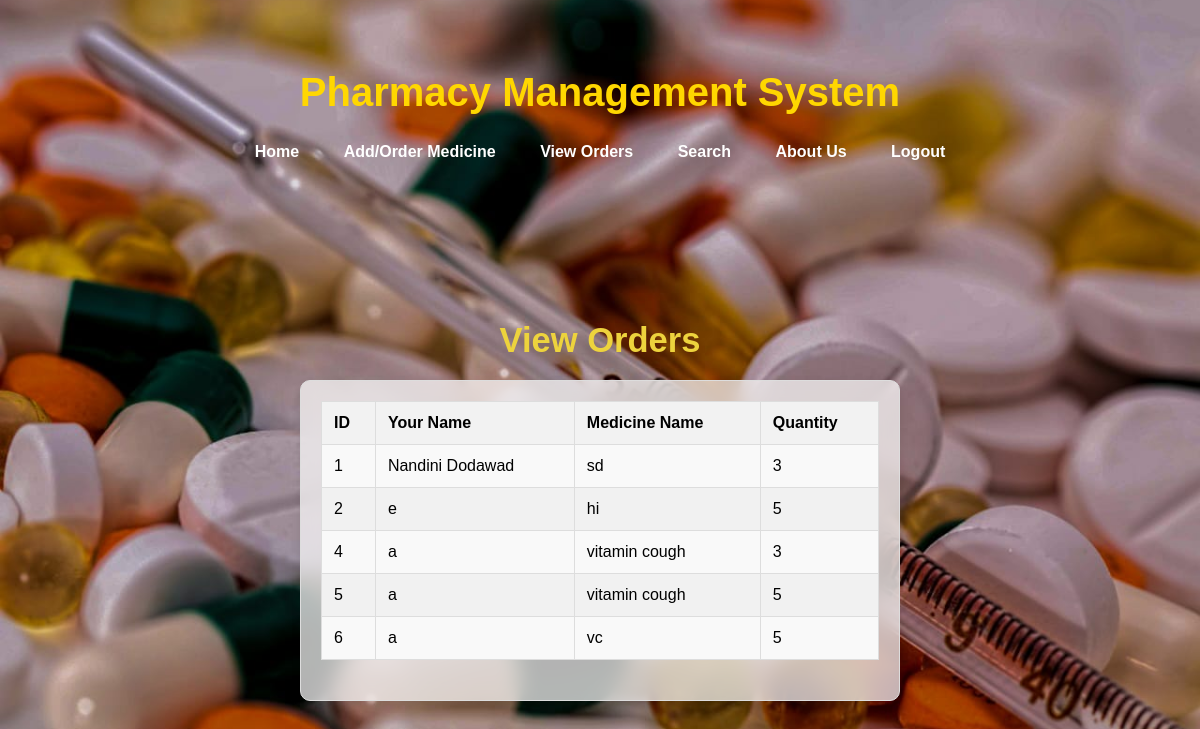
Screenshot of /view_orders (signed in) with the database file from the repository.
### tables this page shows
CREATE TABLE medicines (
            id INTEGER PRIMARY KEY AUTOINCREMENT,
            name TEXT NOT NULL,
            medicine TEXT NOT NULL,
            quantity INTEGER NOT NULL
        );

### app.py (the view)
@app.route('/view_orders')
@login_required
def view_orders():
    conn = sqlite3.connect('pharmac.db')
    cursor = conn.cursor()
    cursor.execute('SELECT * FROM medicines')
    medicines = cursor.fetchall()
    conn.close()
    return render_template('view_orders.html', medicines=medicines)

### app.py (called while the page is built)
def login_required(f):
    @wraps(f)
    def decorated_function(*args, **kwargs):
        if 'logged_in' not in session:
            flash('You need to be logged in to view this page.')
            return redirect(url_for('login'))
        return f(*args, **kwargs)
    return decorated_function

### templates/view_orders.html
{% extends 'base.html' %}
{% block content %}
<h2><big>View Orders</big></h2>
<form>
<table>
    <thead>
        <tr>
            <th>ID</th>
            <th>Your Name</th>
            <th>Medicine Name</th>
            <th>Quantity</th>
        </tr>
    </thead>
    <tbody>
        {% for medicine in medicines %}
        <tr>
            <td>{{ medicine[0] }}</td>
            <td>{{ medicine[1] }}</td>
            <td>{{ medicine[2] }}</td>
            <td>{{ medicine[3] }}</td>
        </tr>
        {% endfor %}
    </tbody>
</table>
</form>
{% endblock %}

### templates/base.html (shortened to what this page needs)
<!DOCTYPE html>
<html lang="en">
<head>
    <link rel="stylesheet" type="text/css" href="{{ url_for('static', filename='style.css') }}">
</head>
<body>
    <div class="container">
        <header>
            <set>
            <h1>Pharmacy Management System</h1></set>
            <nav>
                <br>
                <a href="{{ url_for('index') }}">Home</a>
                <a href="{{ url_for('order_medicine') }}">Add/Order Medicine</a>
                <a href="{{ url_for('view_orders') }}">View Orders</a>
                <a href="{{ url_for('search') }}">Search</a>
                <a href="{{ url_for('about') }}">About Us</a>
                <a href="{{ url_for('logout') }}">Logout</a>
            </nav>
        </header>
        <main>
            {% block content %}{% endblock %}
        </main>
    </div>
</body>
</html>

### static/style.css (style rules this page uses)
body { font-family: 'Segoe UI', Tahoma, Geneva, Verdana, sans-serif; background-color: #f9f9f9; margin: 0; padding: 0; color: hsl(0, 38%, 3%); }
.container { width: 90%; max-width: 120px; margin: 0 auto; padding: 20px; }
header { color: white; padding: 20px 0; text-align: center; border-radius: 8px; margin-bottom: 18px; }
header h1 { margin: 0; font-size: 2.3em; }
nav a { color:whitesmoke; margin: 0 15px; text-decoration: none; font-weight: bold; font-size: medium; }
nav { margin-bottom: 40px; }
form { background-color: white; padding: 20px; border: 1px solid #ddd; border-radius: 8px; box-shadow: 0 2px 4px rgba(0, 0, 0, 0.1); margin-bottom: 20px; }
table { width: 100%; border-collapse: collapse; margin-bottom: 20px; }
table, th, td { border: 1px solid #ddd; }
th, td { padding: 12px; text-align: left; }
th { background-color: #f2f2f2; font-weight: bold; }
tbody tr:nth-child(odd) { background-color: #f9f9f9; }
tbody tr { background-color: #f1f1f1; }
h2 { font-size: 1.8em; margin-bottom: 10px; }
nav a { color: #fcfcfc; margin: 0 15px; text-decoration: none; font-weight: bold; }
body { background-image: url("images/p8.jpg"); background-size: cover; background-position: center; background-repeat: no-repeat; }
* { margin: 0; padding: 0; box-sizing: border-box; }
body { font-family: Arial, sans-serif; background-color: #f2f2f2; }
.container { max-width: 1200px; margin: 0 auto; padding: 20px; }
header { color:whitesmoke; padding: 20px 0; text-align: center; border-radius: 8px; margin-bottom: 20px; }
set h1 { color: gold; }
header h1 { font-size: 2em; margin-bottom: 10px; }
nav { text-align: center; margin-top: 10px; }
nav a { color: white; text-decoration: none; font-weight: bold; margin: 0 20px; transition: all 0.3s ease; }
body { font-family: Arial, sans-serif; background-color:black; color:whitesmoke; }
.container { max-width: 800px; margin: 0 auto; padding: 20px; text-align: center; }
h2 { color:rgb(237, 211, 61); }
body { font-family: 'Arial', sans-serif; background-color: #eee6e6; color: black; margin: 0; padding: 40px; }
.container { max-width: 860px; margin: 0 auto; }
form { background-color: rgba(255, 255, 255, 0.7); backdrop-filter: blur(10px); padding: 20px; border-radius: 10px; max-width: 600px; margin: 20px auto; box-shadow: 0 4px 8px rgba(0, 0, 0, 0.1); }
.container { max-width: 1220px; margin: 0 auto; padding: 10px; }
header { text-align: center; padding: 20px 0; }
header h1 { font-size: 40px; font-weight: bold; }
main { margin-top: 100px; text-align: center; }

### rows the page displays
medicines: id "1", name "Nandini Dodawad", medicine "sd", quantity "3"
medicines: id "2", name "e", medicine "hi", quantity "5"
medicines: id "4", name "a", medicine "vitamin cough", quantity "3"
medicines: id "5", name "a", medicine "vitamin cough", quantity "5"
medicines: id "6", name "a", medicine "vc", quantity "5"
